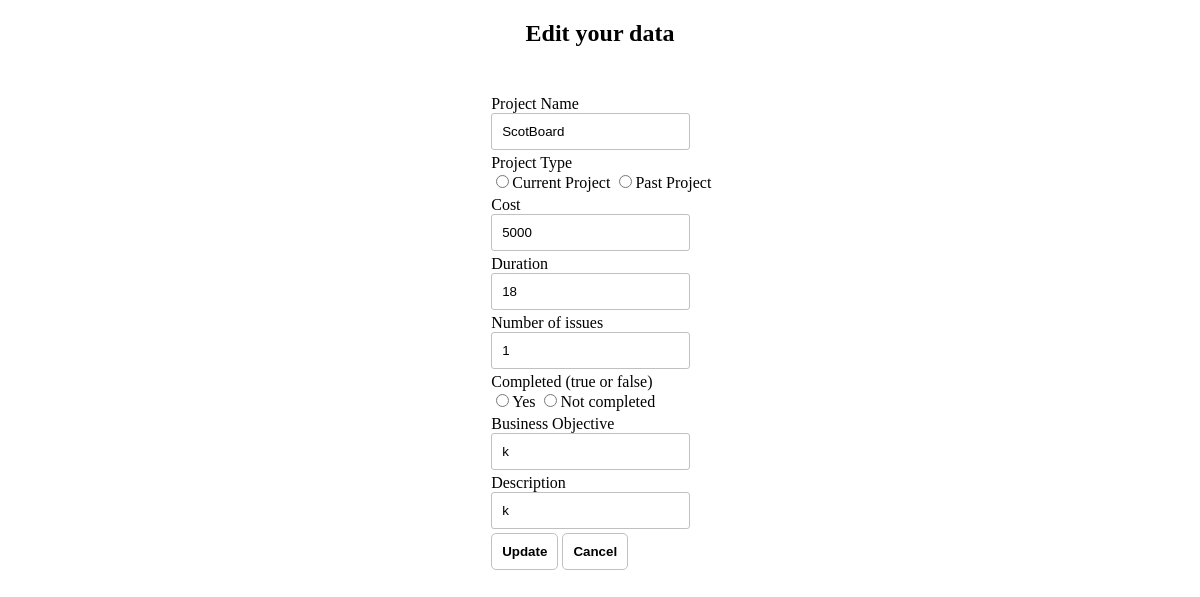
The page /edit_data.php?edit_id=17 on the database its author committed.
### tables this page shows
CREATE TABLE IF NOT EXISTS `users` (
  `user_id` int(10) NOT NULL AUTO_INCREMENT,
  `projectName` varchar(85) NOT NULL,
  `projectType` varchar(25) NOT NULL,
  `cost` int(45) NOT NULL,
  `duration` int(50) NOT NULL,
  `issues` int(50) NOT NULL,
  `completed` varchar(50) NOT NULL,
  `objective` varchar(2000) NOT NULL,
  `description` varchar(2000) NOT NULL,
  PRIMARY KEY (`user_id`)
);

### edit_data.php (the view, shortened to what this page needs)
<?php
if(isset($_GET['edit_id']))
{
 $sql_query="SELECT * FROM users WHERE user_id=".$_GET['edit_id'];
 $result_set=mysql_query($sql_query);
 $fetched_row=mysql_fetch_array($result_set);
}
  ?>
<!DOCTYPE html>
<html>
	<head>
		<link rel="stylesheet" href="edit_dataCSS.css" type="text/css" />
	</head>
	<body>
			<div id="header">
			 <div id="content">
				<h2>Edit your data </h2>
			 </div>
			</div>
			<div id="body">
			 <div id="content">
				<form method="post">
					<table align="center">
						<tr>
							<td>Project Name<br><input type="text" name="projectName" placeholder="Project" value="<?php echo $fetched_row['projectName']; ?>" required /></td>
						</tr>
						<tr>
							<td>Project Type<br>
							<input type="radio" name="projectType" placeholder="Current" value="Current" required/>Current Project
							<input type="radio" name="projectType" placeholder="Past" value="Past" required />Past Project	</td>
						</tr>
						<tr>
							<td>Cost<br><input type="text" name="cost" placeholder="Cost" value="<?php echo $fetched_row['cost']; ?>" required /></td>
						</tr>
						<tr>
							<td>Duration<br><input type="text" name="duration" placeholder="Duration" value="<?php echo $fetched_row['duration']; ?>" required /></td>
						</tr>
						<tr>
							<td>Number of issues<br><input type="text" name="issues" placeholder="Issues" value="<?php echo $fetched_row['issues']; ?>" required /></td>
						</tr>
						<tr>
							<td>Completed (true or false)<br>
							<input type="radio" name="completed" placeholder="Completed" value="true" required/>Yes
							<input type="radio" name="completed" placeholder="Completed" value="false" required />Not completed
							</td>
						</tr>
						<tr>
							<td>Business Objective<br><input  rows="4" cols="50"type="text" name="objective" placeholder="Objective" value="<?php echo $fetched_row['objective']; ?>" required /></td>
						</tr>
						<tr>
							<td>Description<br><input type="text" name="description" placeholder="Description" value="<?php echo $fetched_row['description']; ?>" required /></td>
						</tr>
						<tr>
							<td>
							<button type="submit" name="btn-update"><strong>Update</strong></button>
							<button type="submit" name="btn-cancel"><strong>Cancel</strong></button>
							</td>
						</tr>
					</table>
				</form>
			 </div>
			</div>
	</body>
</html>

### edit_dataCSS.css (style rules this page uses)
form { margin-left:28%; width:40%; padding:25px; }
button { border:1px solid silver; padding:10px; background:white; border-radius:5px; position:relative; }
h2 { text-align:center; }
input { border:1px solid silver; border-radius:3px; padding:10px; }

### rows shown on the page
users: projectName "ScotBoard", cost "5000", duration "18", issues "1", objective "k", description "k"
